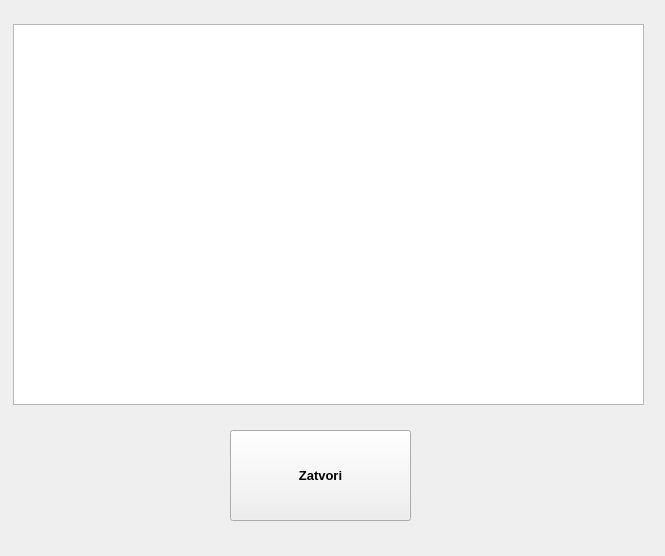
<?xml version="1.0" encoding="UTF-8"?>
<ui version="4.0">
 <class>Form</class>
 <widget class="QWidget" name="Form">
  <property name="geometry">
   <rect>
    <x>0</x>
    <y>0</y>
    <width>665</width>
    <height>556</height>
   </rect>
  </property>
  <property name="windowTitle">
   <string>Pregled svih pacijenata</string>
  </property>
  <widget class="QPushButton" name="zatvoriGumb">
   <property name="geometry">
    <rect>
     <x>230</x>
     <y>430</y>
     <width>181</width>
     <height>91</height>
    </rect>
   </property>
   <property name="font">
    <font>
     <family>Arial</family>
     <pointsize>10</pointsize>
     <bold>true</bold>
    </font>
   </property>
   <property name="text">
    <string>Zatvori</string>
   </property>
  </widget>
  <widget class="QTextEdit" name="pacijentiEdit">
   <property name="geometry">
    <rect>
     <x>13</x>
     <y>24</y>
     <width>631</width>
     <height>381</height>
    </rect>
   </property>
   <property name="readOnly">
    <bool>true</bool>
   </property>
  </widget>
 </widget>
 <resources/>
 <connections/>
</ui>
